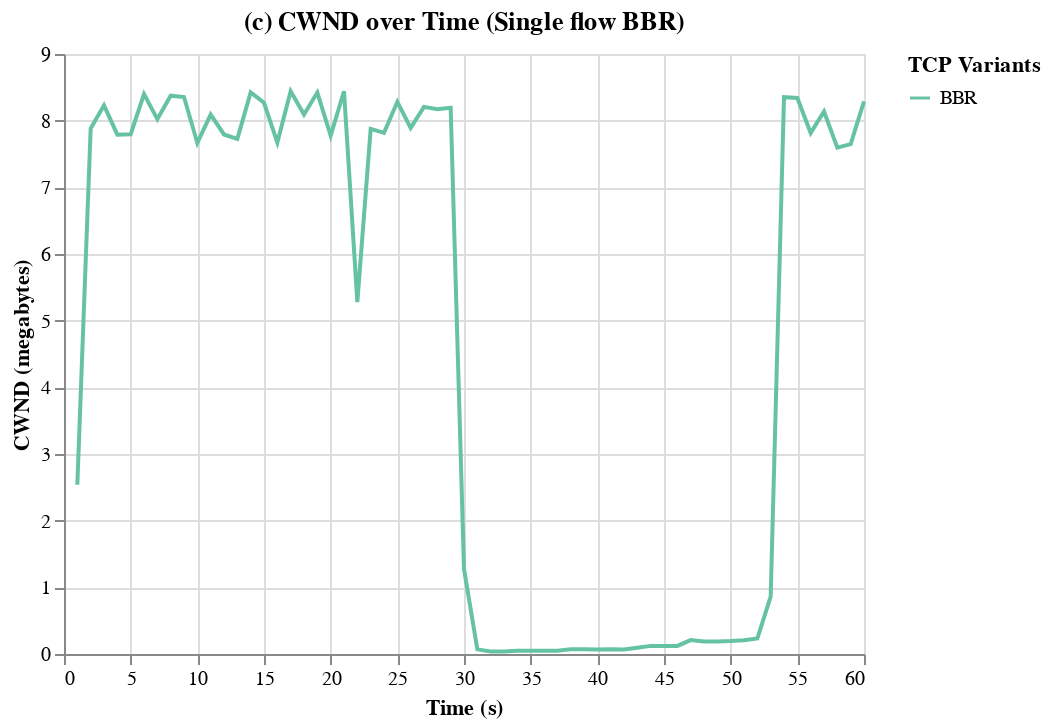

Notebook code for this chart:
### Code cell
# Create a selection that chooses the nearest point & selects on a single click
selection = alt.selection_multi(fields=['cc'], bind='legend')

# The line plot
s1e2_cwnd = alt.Chart(df_s1e2_single_flow_bbr).mark_line().encode(
    x=alt.X('end:Q', title='Time (s)'),
    y=alt.Y('snd_cwnd_mb:Q', title='CWND (megabytes)'),
    color=alt.Color('cc:N', legend=alt.Legend(title="TCP Variants"), scale=alt.Scale(scheme='set2')),
    opacity=alt.condition(selection, alt.value(1), alt.value(0.5)),
    
    # Add tooltip
    tooltip=['end', 'snd_cwnd_mb', 'cc']
).properties(
    title='(c) CWND over Time (Single flow BBR)'
).add_selection(
    selection,
)

# Display the plot
s1e2_cwnd

### Figure 1 — Vega-Lite specification as saved in the notebook (floating-point values rounded to 4 significant figures)
{"config": {"view": {"continuousWidth": 400, "continuousHeight": 300}}, "data": {"name": "data-df2f36a0fa298d840df834be4ea94769"}, "mark": "line", "encoding": {"color": {"field": "cc", "legend": {"title": "TCP Variants"}, "scale": {"scheme": "set2"}, "type": "nominal"}, "opacity": {"condition": {"value": 1, "selection": "selector007"}, "value": 0.5}, "tooltip": [{"field": "end", "type": "quantitative"}, {"field": "snd_cwnd_mb", "type": "quantitative"}, {"field": "cc", "type": "nominal"}], "x": {"field": "end", "title": "Time (s)", "type": "quantitative"}, "y": {"field": "snd_cwnd_mb", "title": "CWND (megabytes)", "type": "quantitative"}}, "selection": {"selector007": {"type": "multi", "fields": ["cc"], "bind": "legend"}}, "title": "(c) CWND over Time (Single flow BBR)", "$schema": "https://vega.github.io/schema/vega-lite/v4.17.0.json", "datasets": {"data-df2f36a0fa298d840df834be4ea94769": [{"socket": 5, "end": 1, "retransmits": 0, "throughput_mbps": 860.7, "rtt_ms": 30.51, "snd_cwnd_mb": 2.538, "cc": "BBR"}, {"socket": 5, "end": 2, "retransmits": 0, "throughput_mbps": 807.3, "rtt_ms": 30.9, "snd_cwnd_mb": 7.883, "cc": "BBR"}, {"socket": 5, "end": 3, "retransmits": 0, "throughput_mbps": 943.8, "rtt_ms": 34.97, "snd_cwnd_mb": 8.23, "cc": "BBR"}, {"socket": 5, "end": 4, "retransmits": 90, "throughput_mbps": 943.5, "rtt_ms": 35.73, "snd_cwnd_mb": 7.79, "cc": "BBR"}, {"socket": 5, "end": 5, "retransmits": 90, "throughput_mbps": 954.7, "rtt_ms": 36.8, "snd_cwnd_mb": 7.796, "cc": "BBR"}, {"socket": 5, "end": 6, "retransmits": 225, "throughput_mbps": 954.2, "rtt_ms": 30.46, "snd_cwnd_mb": 8.398, "cc": "BBR"}, {"socket": 5, "end": 7, "retransmits": 270, "throughput_mbps": 953.8, "rtt_ms": 36.6, "snd_cwnd_mb": 8.022, "cc": "BBR"}, {"socket": 5, "end": 8, "retransmits": 90, "throughput_mbps": 954.4, "rtt_ms": 33.26, "snd_cwnd_mb": 8.375, "cc": "BBR"}, {"socket": 5, "end": 9, "retransmits": 45, "throughput_mbps": 954.3, "rtt_ms": 37.46, "snd_cwnd_mb": 8.355, "cc": "BBR"}, {"socket": 5, "end": 10, "retransmits": 45, "throughput_mbps": 943.9, "rtt_ms": 30.41, "snd_cwnd_mb": 7.666, "cc": "BBR"}, {"socket": 5, "end": 11, "retransmits": 0, "throughput_mbps": 712.8, "rtt_ms": 30.48, "snd_cwnd_mb": 8.091, "cc": "BBR"}, {"socket": 5, "end": 12, "retransmits": 0, "throughput_mbps": 954.6, "rtt_ms": 37.17, "snd_cwnd_mb": 7.793, "cc": "BBR"}, {"socket": 5, "end": 13, "retransmits": 0, "throughput_mbps": 943.6, "rtt_ms": 30.34, "snd_cwnd_mb": 7.727, "cc": "BBR"}, {"socket": 5, "end": 14, "retransmits": 0, "throughput_mbps": 954.3, "rtt_ms": 35.6, "snd_cwnd_mb": 8.424, "cc": "BBR"}, {"socket": 5, "end": 15, "retransmits": 0, "throughput_mbps": 933.0, "rtt_ms": 30.72, "snd_cwnd_mb": 8.268, "cc": "BBR"}, {"socket": 5, "end": 16, "retransmits": 45, "throughput_mbps": 954.2, "rtt_ms": 38.2, "snd_cwnd_mb": 7.672, "cc": "BBR"}, {"socket": 5, "end": 17, "retransmits": 0, "throughput_mbps": 933.4, "rtt_ms": 41.45, "snd_cwnd_mb": 8.442, "cc": "BBR"}, {"socket": 5, "end": 18, "retransmits": 45, "throughput_mbps": 954.2, "rtt_ms": 33.72, "snd_cwnd_mb": 8.091, "cc": "BBR"}, {"socket": 5, "end": 19, "retransmits": 0, "throughput_mbps": 943.8, "rtt_ms": 39.81, "snd_cwnd_mb": 8.422, "cc": "BBR"}, {"socket": 5, "end": 20, "retransmits": 0, "throughput_mbps": 933.3, "rtt_ms": 38.46, "snd_cwnd_mb": 7.776, "cc": "BBR"}, {"socket": 5, "end": 21, "retransmits": 45, "throughput_mbps": 953.8, "rtt_ms": 39.52, "snd_cwnd_mb": 8.442, "cc": "BBR"}, {"socket": 5, "end": 22, "retransmits": 180, "throughput_mbps": 933.6, "rtt_ms": 40.78, "snd_cwnd_mb": 5.278, "cc": "BBR"}, {"socket": 5, "end": 23, "retransmits": 270, "throughput_mbps": 964.7, "rtt_ms": 37.25, "snd_cwnd_mb": 7.877, "cc": "BBR"}, {"socket": 5, "end": 24, "retransmits": 45, "throughput_mbps": 954.1, "rtt_ms": 30.34, "snd_cwnd_mb": 7.816, "cc": "BBR"}, {"socket": 5, "end": 25, "retransmits": 180, "throughput_mbps": 954.4, "rtt_ms": 30.94, "snd_cwnd_mb": 8.283, "cc": "BBR"}, {"socket": 5, "end": 26, "retransmits": 0, "throughput_mbps": 922.7, "rtt_ms": 30.33, "snd_cwnd_mb": 7.892, "cc": "BBR"}, {"socket": 5, "end": 27, "retransmits": 135, "throughput_mbps": 943.8, "rtt_ms": 30.64, "snd_cwnd_mb": 8.207, "cc": "BBR"}, {"socket": 5, "end": 28, "retransmits": 0, "throughput_mbps": 953.6, "rtt_ms": 33.54, "snd_cwnd_mb": 8.173, "cc": "BBR"}, {"socket": 5, "end": 29, "retransmits": 0, "throughput_mbps": 723.9, "rtt_ms": 38.89, "snd_cwnd_mb": 8.193, "cc": "BBR"}, {"socket": 5, "end": 30, "retransmits": 0, "throughput_mbps": 518.0, "rtt_ms": 42.42, "snd_cwnd_mb": 1.274, "cc": "BBR"}, {"socket": 5, "end": 31, "retransmits": 0, "throughput_mbps": 10.54, "rtt_ms": 31.86, "snd_cwnd_mb": 0.0695, "cc": "BBR"}, {"socket": 5, "end": 32, "retransmits": 0, "throughput_mbps": 0.0, "rtt_ms": 38.65, "snd_cwnd_mb": 0.03765, "cc": "BBR"}, {"socket": 5, "end": 33, "retransmits": 0, "throughput_mbps": 0.0, "rtt_ms": 37.82, "snd_cwnd_mb": 0.03765, "cc": "BBR"}, {"socket": 5, "end": 34, "retransmits": 0, "throughput_mbps": 10.55, "rtt_ms": 33.98, "snd_cwnd_mb": 0.04923, "cc": "BBR"}, {"socket": 5, "end": 35, "retransmits": 0, "throughput_mbps": 0.0, "rtt_ms": 34.16, "snd_cwnd_mb": 0.04923, "cc": "BBR"}, {"socket": 5, "end": 36, "retransmits": 0, "throughput_mbps": 0.0, "rtt_ms": 34.43, "snd_cwnd_mb": 0.04923, "cc": "BBR"}, {"socket": 5, "end": 37, "retransmits": 0, "throughput_mbps": 10.49, "rtt_ms": 34.9, "snd_cwnd_mb": 0.04923, "cc": "BBR"}, {"socket": 5, "end": 38, "retransmits": 0, "throughput_mbps": 0.0, "rtt_ms": 33.09, "snd_cwnd_mb": 0.0695, "cc": "BBR"}, {"socket": 5, "end": 39, "retransmits": 0, "throughput_mbps": 10.48, "rtt_ms": 33.13, "snd_cwnd_mb": 0.0695, "cc": "BBR"}, {"socket": 5, "end": 40, "retransmits": 0, "throughput_mbps": 0.0, "rtt_ms": 33.12, "snd_cwnd_mb": 0.06661, "cc": "BBR"}, {"socket": 5, "end": 41, "retransmits": 0, "throughput_mbps": 10.47, "rtt_ms": 32.97, "snd_cwnd_mb": 0.0695, "cc": "BBR"}, {"socket": 5, "end": 42, "retransmits": 0, "throughput_mbps": 0.0, "rtt_ms": 33.11, "snd_cwnd_mb": 0.06661, "cc": "BBR"}, {"socket": 5, "end": 43, "retransmits": 0, "throughput_mbps": 10.5, "rtt_ms": 31.1, "snd_cwnd_mb": 0.09267, "cc": "BBR"}, {"socket": 5, "end": 44, "retransmits": 0, "throughput_mbps": 10.49, "rtt_ms": 31.02, "snd_cwnd_mb": 0.1216, "cc": "BBR"}, {"socket": 5, "end": 45, "retransmits": 0, "throughput_mbps": 10.49, "rtt_ms": 30.91, "snd_cwnd_mb": 0.1216, "cc": "BBR"}, {"socket": 5, "end": 46, "retransmits": 0, "throughput_mbps": 20.97, "rtt_ms": 30.95, "snd_cwnd_mb": 0.1216, "cc": "BBR"}, {"socket": 5, "end": 47, "retransmits": 0, "throughput_mbps": 10.49, "rtt_ms": 30.82, "snd_cwnd_mb": 0.2085, "cc": "BBR"}, {"socket": 5, "end": 48, "retransmits": 0, "throughput_mbps": 20.97, "rtt_ms": 30.7, "snd_cwnd_mb": 0.1882, "cc": "BBR"}, {"socket": 5, "end": 49, "retransmits": 0, "throughput_mbps": 20.97, "rtt_ms": 30.82, "snd_cwnd_mb": 0.1882, "cc": "BBR"}, {"socket": 5, "end": 50, "retransmits": 0, "throughput_mbps": 20.96, "rtt_ms": 30.78, "snd_cwnd_mb": 0.194, "cc": "BBR"}, {"socket": 5, "end": 51, "retransmits": 0, "throughput_mbps": 20.96, "rtt_ms": 31.04, "snd_cwnd_mb": 0.2056, "cc": "BBR"}, {"socket": 5, "end": 52, "retransmits": 0, "throughput_mbps": 20.99, "rtt_ms": 30.8, "snd_cwnd_mb": 0.2317, "cc": "BBR"}, {"socket": 5, "end": 53, "retransmits": 0, "throughput_mbps": 41.95, "rtt_ms": 30.36, "snd_cwnd_mb": 0.8601, "cc": "BBR"}, {"socket": 5, "end": 54, "retransmits": 0, "throughput_mbps": 513.8, "rtt_ms": 37.55, "snd_cwnd_mb": 8.352, "cc": "BBR"}, {"socket": 5, "end": 55, "retransmits": 135, "throughput_mbps": 933.2, "rtt_ms": 35.73, "snd_cwnd_mb": 8.34, "cc": "BBR"}, {"socket": 5, "end": 56, "retransmits": 45, "throughput_mbps": 954.3, "rtt_ms": 30.5, "snd_cwnd_mb": 7.816, "cc": "BBR"}, {"socket": 5, "end": 57, "retransmits": 135, "throughput_mbps": 954.0, "rtt_ms": 39.28, "snd_cwnd_mb": 8.138, "cc": "BBR"}, {"socket": 5, "end": 58, "retransmits": 45, "throughput_mbps": 954.1, "rtt_ms": 33.32, "snd_cwnd_mb": 7.596, "cc": "BBR"}, {"socket": 5, "end": 59, "retransmits": 135, "throughput_mbps": 954.6, "rtt_ms": 30.39, "snd_cwnd_mb": 7.648, "cc": "BBR"}, {"socket": 5, "end": 60, "retransmits": 90, "throughput_mbps": 943.7, "rtt_ms": 30.32, "snd_cwnd_mb": 8.288, "cc": "BBR"}]}}
